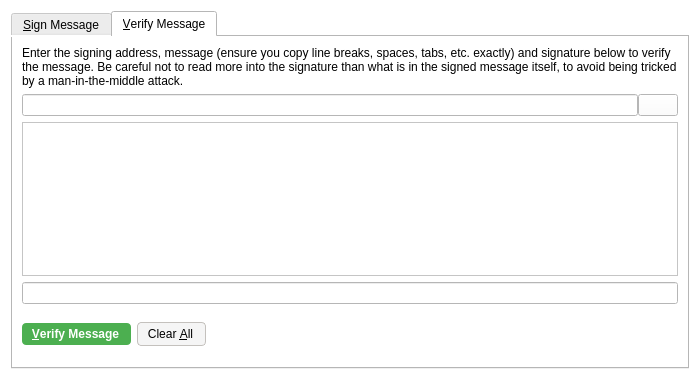
<?xml version="1.0" encoding="UTF-8"?>
<ui version="4.0">
 <class>SignVerifyMessageDialog</class>
 <widget class="QDialog" name="SignVerifyMessageDialog">
  <property name="geometry">
   <rect>
    <x>0</x>
    <y>0</y>
    <width>700</width>
    <height>380</height>
   </rect>
  </property>
  <property name="windowTitle">
   <string>Signatures - Sign / Verify a Message</string>
  </property>
  <property name="styleSheet">
   <string notr="true">background-color: rgb(255, 255, 255);</string>
  </property>
  <property name="modal">
   <bool>true</bool>
  </property>
  <layout class="QVBoxLayout" name="verticalLayout">
   <item>
    <widget class="QTabWidget" name="tabWidget">
     <property name="currentIndex">
      <number>1</number>
     </property>
     <widget class="QWidget" name="tabSignMessage">
      <attribute name="title">
       <string>&amp;Sign Message</string>
      </attribute>
      <layout class="QVBoxLayout" name="verticalLayout_SM">
       <item>
        <widget class="QLabel" name="infoLabel_SM">
         <property name="text">
          <string>You can sign messages with your addresses to prove you own them. Be careful not to sign anything vague, as phishing attacks may try to trick you into signing your identity over to them. Only sign fully-detailed statements you agree to.</string>
         </property>
         <property name="textFormat">
          <enum>Qt::PlainText</enum>
         </property>
         <property name="wordWrap">
          <bool>true</bool>
         </property>
        </widget>
       </item>
       <item>
        <layout class="QHBoxLayout" name="horizontalLayout_1_SM">
         <property name="spacing">
          <number>0</number>
         </property>
         <item>
          <widget class="QValidatedLineEdit" name="addressIn_SM">
           <property name="toolTip">
            <string>The address to sign the message with (e.g. Madcoin_Address_Here_QsAqFckyf9pRHN)</string>
           </property>
           <property name="maxLength">
            <number>34</number>
           </property>
          </widget>
         </item>
         <item>
          <widget class="QPushButton" name="addressBookButton_SM">
           <property name="toolTip">
            <string>Choose an address from the address book</string>
           </property>
           <property name="styleSheet">
            <string notr="true">border: 0;</string>
           </property>
           <property name="text">
            <string/>
           </property>
           <property name="icon">
            <iconset resource="../bitcoin.qrc">
             <normaloff>:/icons/address-book</normaloff>:/icons/address-book</iconset>
           </property>
           <property name="shortcut">
            <string>Alt+A</string>
           </property>
           <property name="autoDefault">
            <bool>false</bool>
           </property>
          </widget>
         </item>
         <item>
          <widget class="QPushButton" name="pasteButton_SM">
           <property name="toolTip">
            <string>Paste address from clipboard</string>
           </property>
           <property name="styleSheet">
            <string notr="true">border: 0;</string>
           </property>
           <property name="text">
            <string/>
           </property>
           <property name="icon">
            <iconset resource="../bitcoin.qrc">
             <normaloff>:/icons/editpaste</normaloff>:/icons/editpaste</iconset>
           </property>
           <property name="shortcut">
            <string>Alt+P</string>
           </property>
           <property name="autoDefault">
            <bool>false</bool>
           </property>
          </widget>
         </item>
        </layout>
       </item>
       <item>
        <widget class="QPlainTextEdit" name="messageIn_SM">
         <property name="toolTip">
          <string>Enter the message you want to sign here</string>
         </property>
        </widget>
       </item>
       <item>
        <layout class="QHBoxLayout" name="horizontalLayout_2_SM">
         <property name="spacing">
          <number>0</number>
         </property>
         <item>
          <widget class="QLineEdit" name="signatureOut_SM">
           <property name="font">
            <font>
             <italic>true</italic>
            </font>
           </property>
           <property name="readOnly">
            <bool>true</bool>
           </property>
          </widget>
         </item>
         <item>
          <widget class="QPushButton" name="copySignatureButton_SM">
           <property name="toolTip">
            <string>Copy the current signature to the system clipboard</string>
           </property>
           <property name="styleSheet">
            <string notr="true">border: 0;</string>
           </property>
           <property name="text">
            <string/>
           </property>
           <property name="icon">
            <iconset resource="../bitcoin.qrc">
             <normaloff>:/icons/editcopy</normaloff>:/icons/editcopy</iconset>
           </property>
           <property name="autoDefault">
            <bool>false</bool>
           </property>
          </widget>
         </item>
        </layout>
       </item>
       <item>
        <layout class="QHBoxLayout" name="horizontalLayout_3_SM">
         <item>
          <widget class="QPushButton" name="signMessageButton_SM">
           <property name="toolTip">
            <string>Sign the message to prove you own this Madcoin address</string>
           </property>
           <property name="styleSheet">
            <string notr="true">background-color: rgb(76, 175, 80);
color: rgb(255, 255, 255);
border-radius: 4px;
border-color:  rgb(76, 175, 80);
font-weight: 600;
padding: 4px;
padding-left: 10px;
padding-right: 12px;
icon-size: 0;</string>
           </property>
           <property name="text">
            <string>&amp;Sign Message</string>
           </property>
           <property name="icon">
            <iconset resource="../bitcoin.qrc">
             <normaloff>:/icons/edit</normaloff>:/icons/edit</iconset>
           </property>
           <property name="autoDefault">
            <bool>false</bool>
           </property>
          </widget>
         </item>
         <item>
          <widget class="QPushButton" name="clearButton_SM">
           <property name="toolTip">
            <string>Reset all sign message fields</string>
           </property>
           <property name="styleSheet">
            <string notr="true">background-color: rgb(245, 245, 245);
border-radius: 4px;
border: 1px solid #c4c1bd;
font-weight: 400;
padding: 4px;
padding-left: 10px;
padding-right: 12px;
icon-size: 0;</string>
           </property>
           <property name="text">
            <string>Clear &amp;All</string>
           </property>
           <property name="icon">
            <iconset resource="../bitcoin.qrc">
             <normaloff>:/icons/remove</normaloff>:/icons/remove</iconset>
           </property>
           <property name="autoDefault">
            <bool>false</bool>
           </property>
          </widget>
         </item>
         <item>
          <spacer name="horizontalSpacer_1_SM">
           <property name="orientation">
            <enum>Qt::Horizontal</enum>
           </property>
           <property name="sizeHint" stdset="0">
            <size>
             <width>40</width>
             <height>48</height>
            </size>
           </property>
          </spacer>
         </item>
         <item>
          <widget class="QLabel" name="statusLabel_SM">
           <property name="font">
            <font>
             <weight>75</weight>
             <bold>true</bold>
            </font>
           </property>
           <property name="text">
            <string/>
           </property>
           <property name="wordWrap">
            <bool>true</bool>
           </property>
          </widget>
         </item>
         <item>
          <spacer name="horizontalSpacer_2_SM">
           <property name="orientation">
            <enum>Qt::Horizontal</enum>
           </property>
           <property name="sizeHint" stdset="0">
            <size>
             <width>40</width>
             <height>48</height>
            </size>
           </property>
          </spacer>
         </item>
        </layout>
       </item>
      </layout>
     </widget>
     <widget class="QWidget" name="tabVerifyMessage">
      <attribute name="title">
       <string>&amp;Verify Message</string>
      </attribute>
      <layout class="QVBoxLayout" name="verticalLayout_VM">
       <item>
        <widget class="QLabel" name="infoLabel_VM">
         <property name="text">
          <string>Enter the signing address, message (ensure you copy line breaks, spaces, tabs, etc. exactly) and signature below to verify the message. Be careful not to read more into the signature than what is in the signed message itself, to avoid being tricked by a man-in-the-middle attack.</string>
         </property>
         <property name="textFormat">
          <enum>Qt::PlainText</enum>
         </property>
         <property name="alignment">
          <set>Qt::AlignLeading|Qt::AlignLeft|Qt::AlignTop</set>
         </property>
         <property name="wordWrap">
          <bool>true</bool>
         </property>
        </widget>
       </item>
       <item>
        <layout class="QHBoxLayout" name="horizontalLayout_1_VM">
         <property name="spacing">
          <number>0</number>
         </property>
         <item>
          <widget class="QValidatedLineEdit" name="addressIn_VM">
           <property name="toolTip">
            <string>The address the message was signed with (e.g. Madcoin_Address_Here_QsAqFckyf9pRHN)</string>
           </property>
           <property name="maxLength">
            <number>34</number>
           </property>
          </widget>
         </item>
         <item>
          <widget class="QPushButton" name="addressBookButton_VM">
           <property name="toolTip">
            <string>Choose an address from the address book</string>
           </property>
           <property name="text">
            <string/>
           </property>
           <property name="icon">
            <iconset resource="../bitcoin.qrc">
             <normaloff>:/icons/address-book</normaloff>:/icons/address-book</iconset>
           </property>
           <property name="shortcut">
            <string>Alt+A</string>
           </property>
           <property name="autoDefault">
            <bool>false</bool>
           </property>
          </widget>
         </item>
        </layout>
       </item>
       <item>
        <widget class="QPlainTextEdit" name="messageIn_VM"/>
       </item>
       <item>
        <widget class="QValidatedLineEdit" name="signatureIn_VM"/>
       </item>
       <item>
        <layout class="QHBoxLayout" name="horizontalLayout_2_VM">
         <item>
          <widget class="QPushButton" name="verifyMessageButton_VM">
           <property name="toolTip">
            <string>Verify the message to ensure it was signed with the specified Madcoin address</string>
           </property>
           <property name="styleSheet">
            <string notr="true">background-color: rgb(76, 175, 80);
color: rgb(255, 255, 255);
border-radius: 4px;
border-color:  rgb(76, 175, 80);
font-weight: 600;
padding: 4px;
padding-left: 10px;
padding-right: 12px;
icon-size: 0;</string>
           </property>
           <property name="text">
            <string>&amp;Verify Message</string>
           </property>
           <property name="icon">
            <iconset resource="../bitcoin.qrc">
             <normaloff>:/icons/transaction_0</normaloff>:/icons/transaction_0</iconset>
           </property>
           <property name="autoDefault">
            <bool>false</bool>
           </property>
          </widget>
         </item>
         <item>
          <widget class="QPushButton" name="clearButton_VM">
           <property name="toolTip">
            <string>Reset all verify message fields</string>
           </property>
           <property name="styleSheet">
            <string notr="true">background-color: rgb(245, 245, 245);
border-radius: 4px;
border: 1px solid #c4c1bd;
font-weight: 400;
padding: 4px;
padding-left: 10px;
padding-right: 12px;
icon-size: 0;</string>
           </property>
           <property name="text">
            <string>Clear &amp;All</string>
           </property>
           <property name="icon">
            <iconset resource="../bitcoin.qrc">
             <normaloff>:/icons/remove</normaloff>:/icons/remove</iconset>
           </property>
           <property name="autoDefault">
            <bool>false</bool>
           </property>
          </widget>
         </item>
         <item>
          <spacer name="horizontalSpacer_1_VM">
           <property name="orientation">
            <enum>Qt::Horizontal</enum>
           </property>
           <property name="sizeHint" stdset="0">
            <size>
             <width>40</width>
             <height>48</height>
            </size>
           </property>
          </spacer>
         </item>
         <item>
          <widget class="QLabel" name="statusLabel_VM">
           <property name="font">
            <font>
             <weight>75</weight>
             <bold>true</bold>
            </font>
           </property>
           <property name="text">
            <string/>
           </property>
           <property name="wordWrap">
            <bool>true</bool>
           </property>
          </widget>
         </item>
         <item>
          <spacer name="horizontalSpacer_2_VM">
           <property name="orientation">
            <enum>Qt::Horizontal</enum>
           </property>
           <property name="sizeHint" stdset="0">
            <size>
             <width>40</width>
             <height>48</height>
            </size>
           </property>
          </spacer>
         </item>
        </layout>
       </item>
      </layout>
     </widget>
    </widget>
   </item>
  </layout>
 </widget>
 <customwidgets>
  <customwidget>
   <class>QValidatedLineEdit</class>
   <extends>QLineEdit</extends>
   <header>qvalidatedlineedit.h</header>
  </customwidget>
 </customwidgets>
 <resources>
  <include location="../bitcoin.qrc"/>
 </resources>
 <connections/>
</ui>
